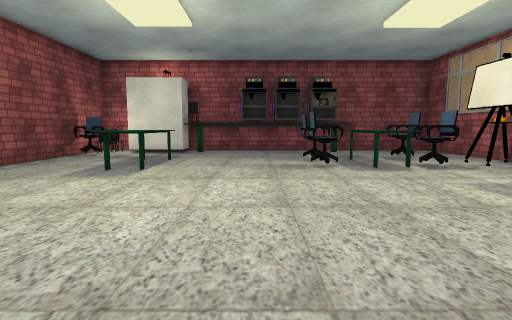
view 1 (above)

20 first-person views from a walk through a 3-D level made in the Unity game engine. The camera is 1.4 m above the floor, tilts 6° down and sees 80° across. Doors are open. The floor is counted in squares, 1 m on a side. Each view is taken from the middle of a square. On the plan, view 1 faces up. The plan holds only what a view shows up to about 14 squares ahead; the rest is blank. The player is left out. Some surface patterns are stand-ins.

view 2
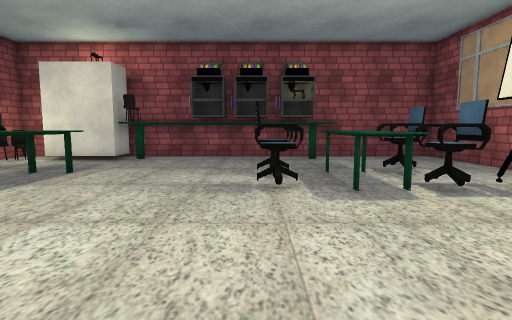

view 3
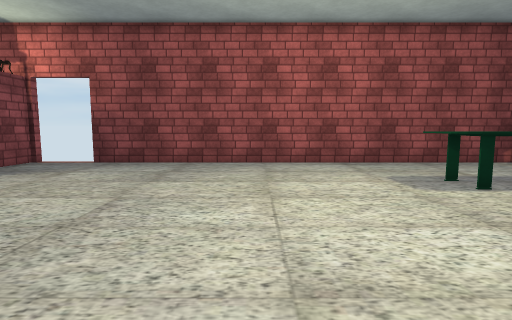

view 4
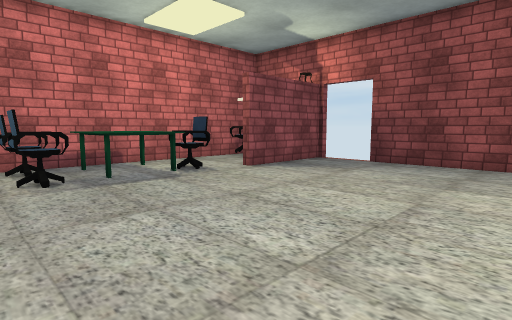

view 5
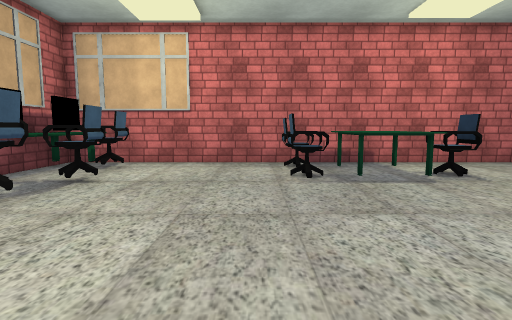

view 6
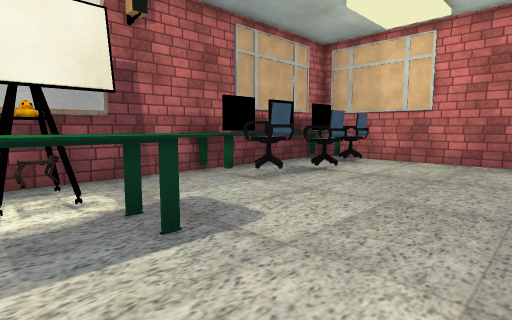

view 7
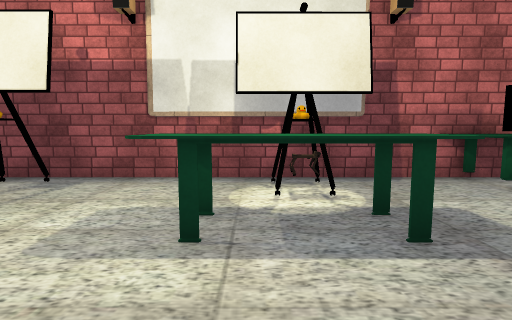

view 8
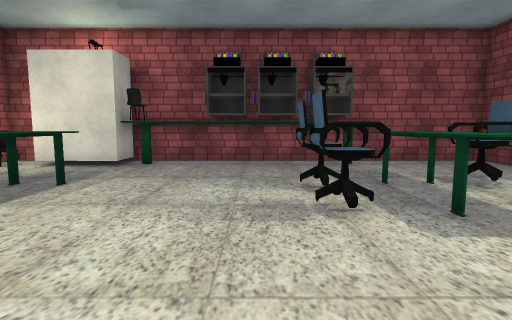

view 9
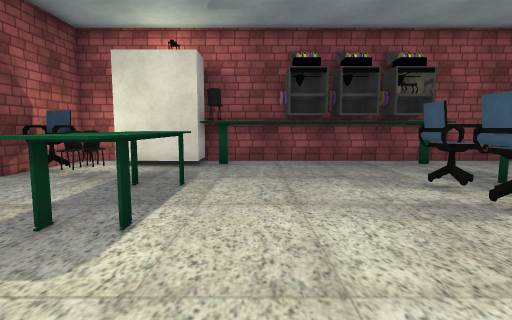

view 10
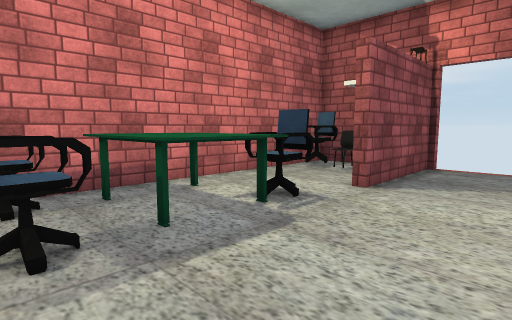

view 11
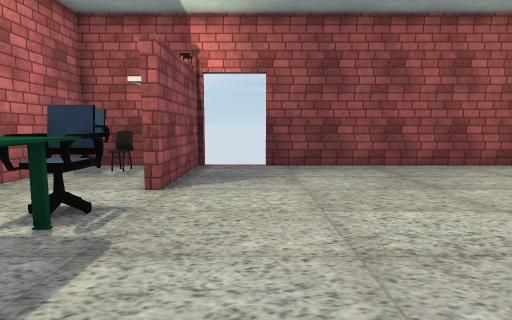

view 12
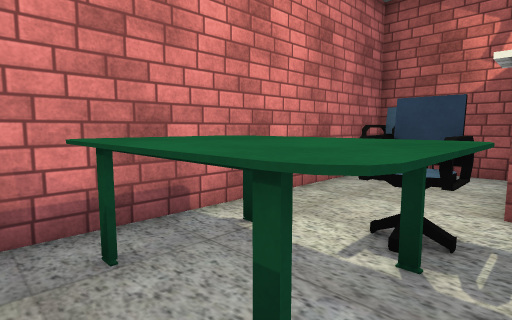

view 13
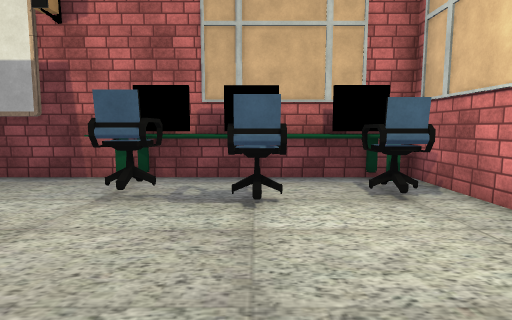

view 14
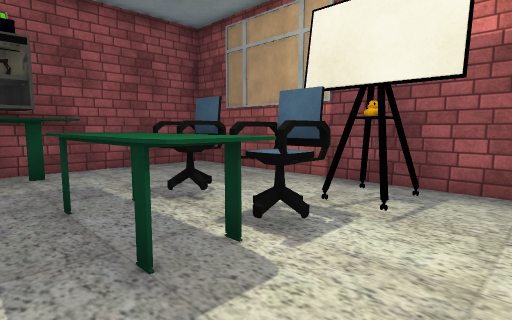

view 15
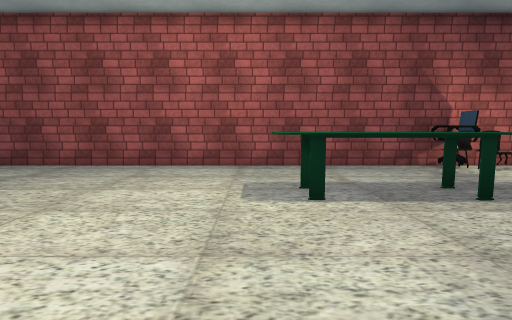

view 16
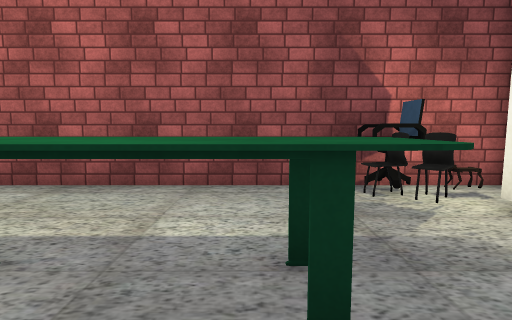

view 17
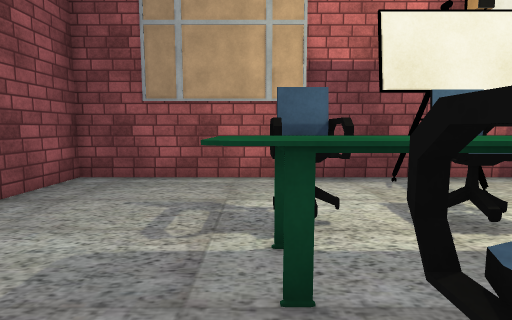

view 18
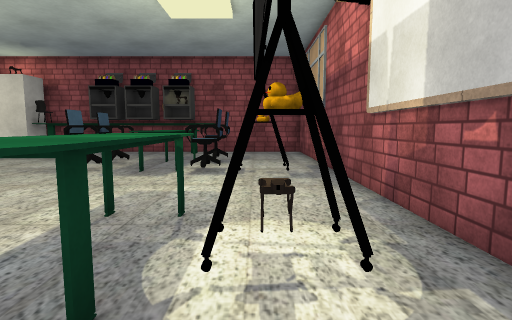

view 19
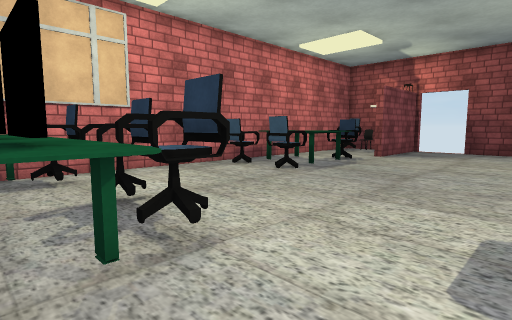

view 20
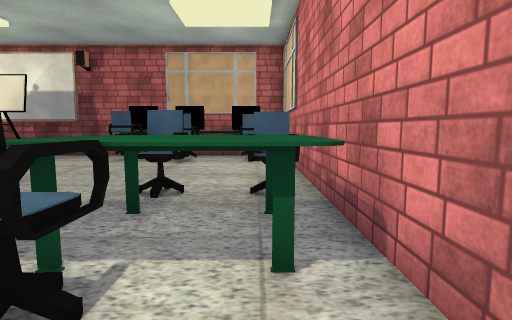

### Floor plan
Points are (right, up) in squares from view 1. A wall is a line through its corners. A room is listed if a view was taken in it or the views show most of it. See-through windows are left out.
Room 1 (views 1, 2, 3, 4, 5, 6, 7, 8, 9, 10, 11, 12, 13, 14, 15, 16, 17, 18, 19, 20)
walls: (-4.1, 17.2) (-7.2, 17.2); (-9.5, -4.2) (-4.8, -4.2) (-4.8, -4.6); (-9.4, -4.9) (-9.4, -8.4) (10.6, -8.4) (10.6, 19) (-4.2, 19); (4.8, 17.8) (-2.5, 17.8); (5.5, 17.6) (5.1, 17.5) (-2.5, 17.5); (-8, 19) (-9.4, 19) (-9.4, -1.6)
ways out: open door at (-9.5, -3)
objects: other object (-9, 16); other object (-8, -8) to (-7, -7); other object (-8, 15); other object (-8, 16) to (-7, 16); other object (-8, 17); other object (-7, -6); other object (-5, 9) to (-4, 14); other object (-3, -6) to (-3, -5); other object (-2, -8) to (0, -5); other object (1, -8) to (2, -7); other object (1, -5) to (2, -5); other object (2, 11) to (3, 11); other object (2, 13) to (3, 13); other object (4, 10) to (5, 14); other object (6, 2) to (7, 6); other object (6, 10) to (7, 11); other object (6, 13) to (7, 14); other object (7, -4) to (8, -4); other object (8, -7) to (9, -6); other object (8, -2) to (8, -1); other object (8, 4); other object (8, 10) to (9, 11); other object (9, -8) to (10, 0); other object (9, 4)

Where each view was taken, in squares from view 1:
view 1: 0 up, 0 right, facing up
view 2: 4 up, 2 right, facing up
view 3: 5 up, 3 right, facing left
view 4: 4 up, 3 right, facing down-left
view 5: 4 up, 3 right, facing down
view 6: 5 up, 2 right, facing down-right
view 7: 5 up, 2 right, facing right
view 8: 6 up, 1 right, facing up
view 9: 6 up, 2 left, facing up
view 10: 1 down, 2 right, facing down-left
view 11: 2 down, 2 right, facing left
view 12: 4 down, 1 right, facing down-left
view 13: 4 down, 2 right, facing right
view 14: 8 up, 3 right, facing up-right
view 15: 9 up, 2 right, facing left
view 16: 13 up, 2 left, facing left
view 17: 14 up, 2 right, facing right
view 18: 1 up, 8 right, facing up
view 19: 2 up, 10 right, facing down-left
view 20: 7 down, 5 left, facing right
